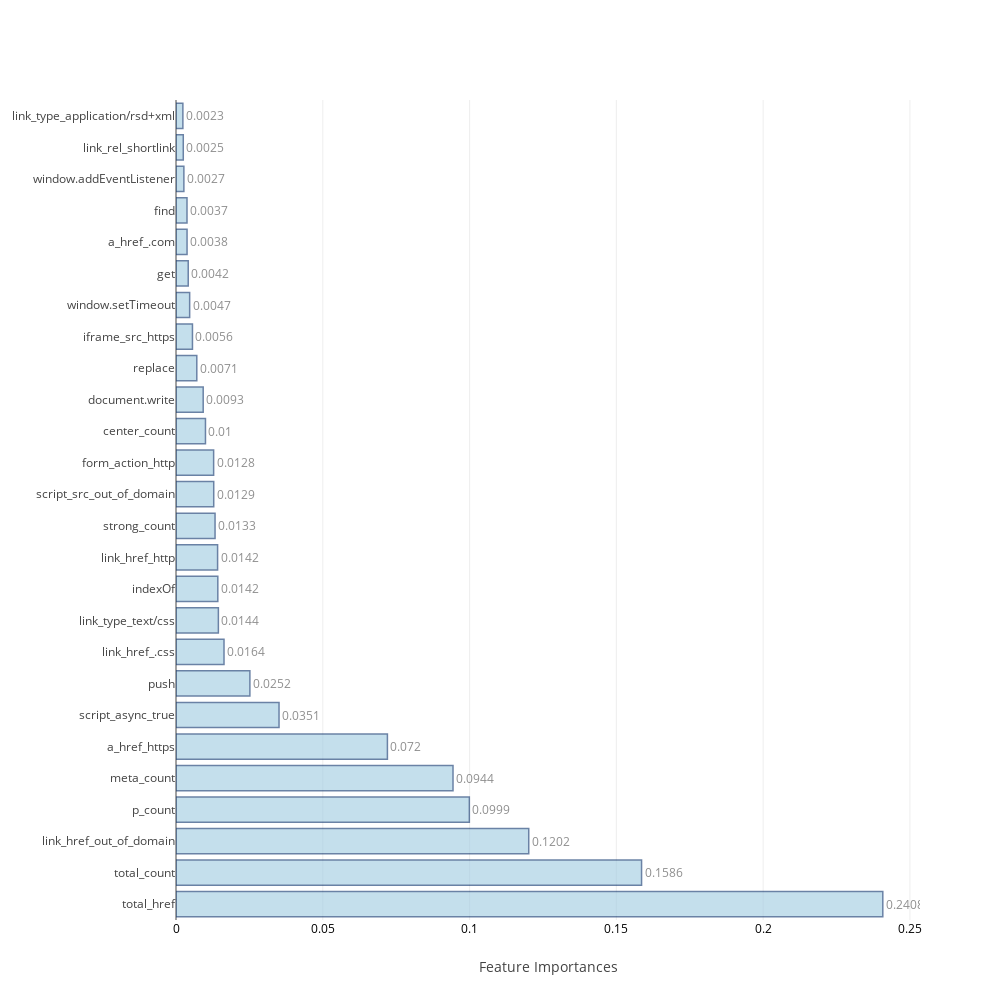
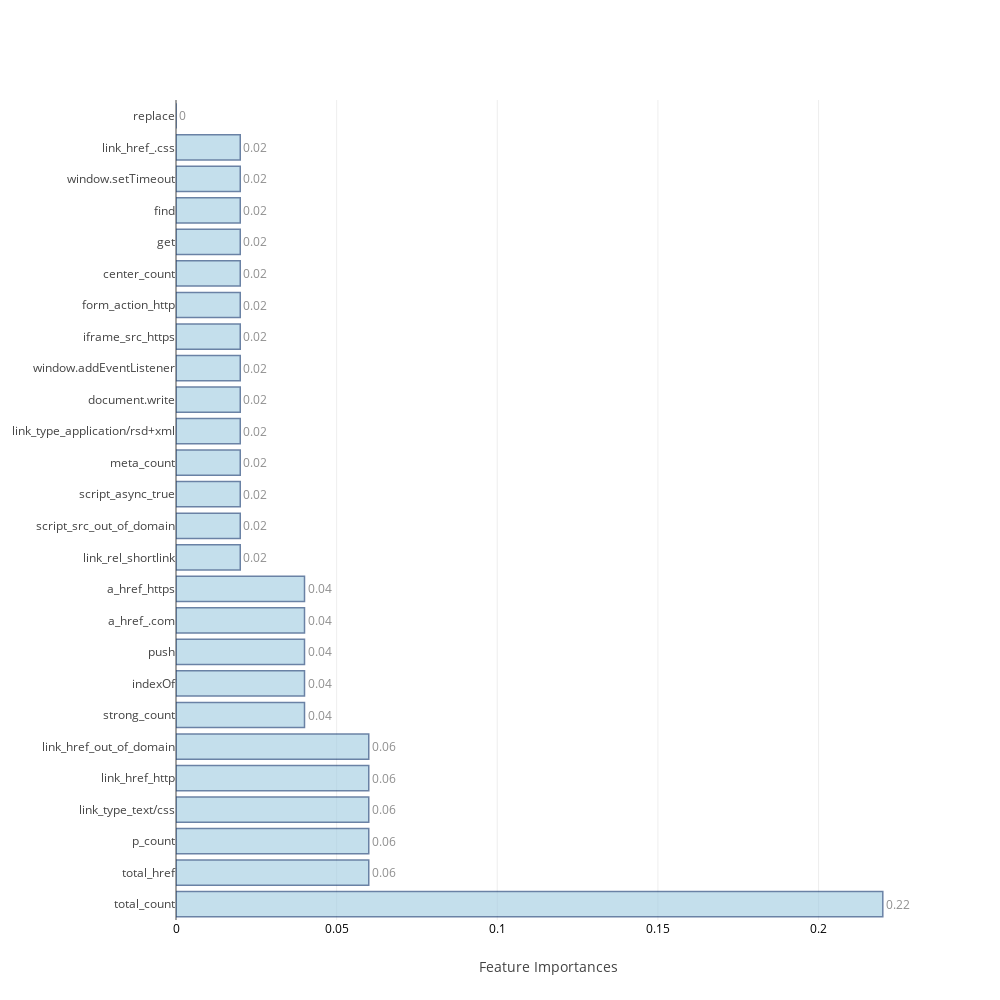
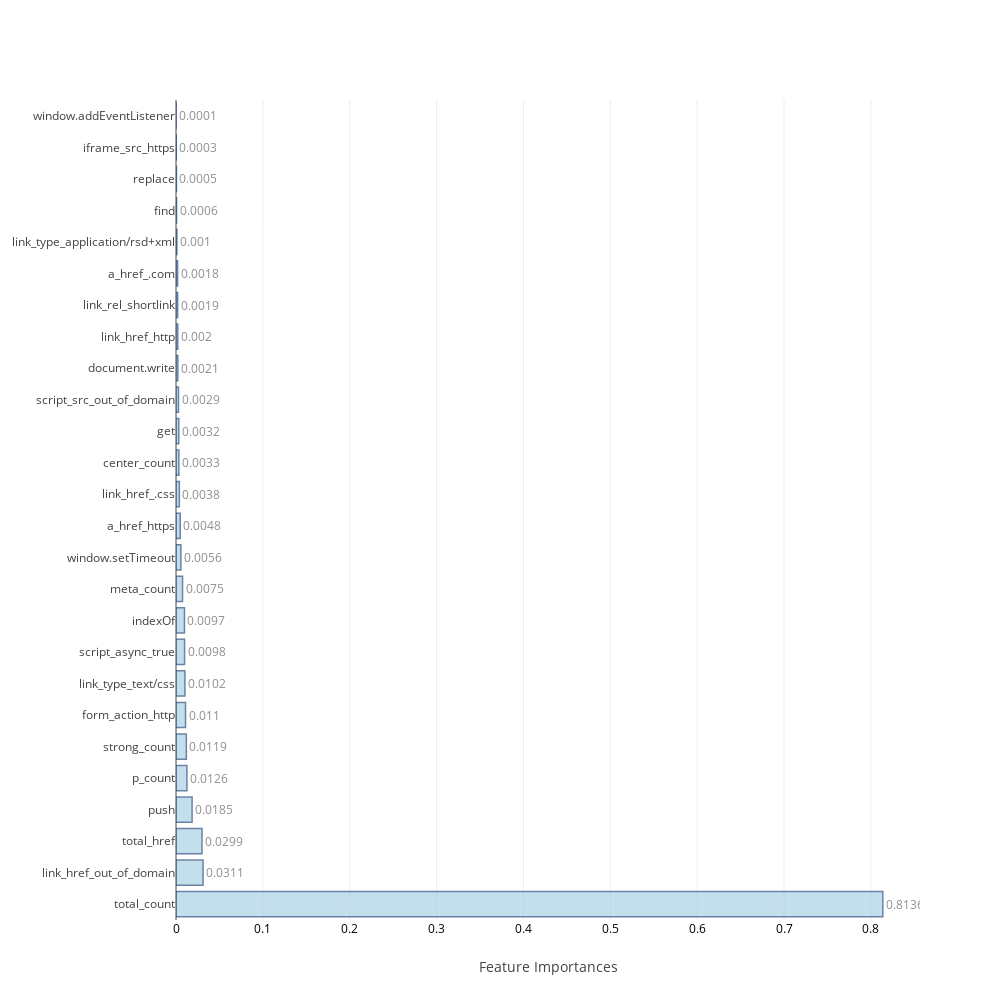
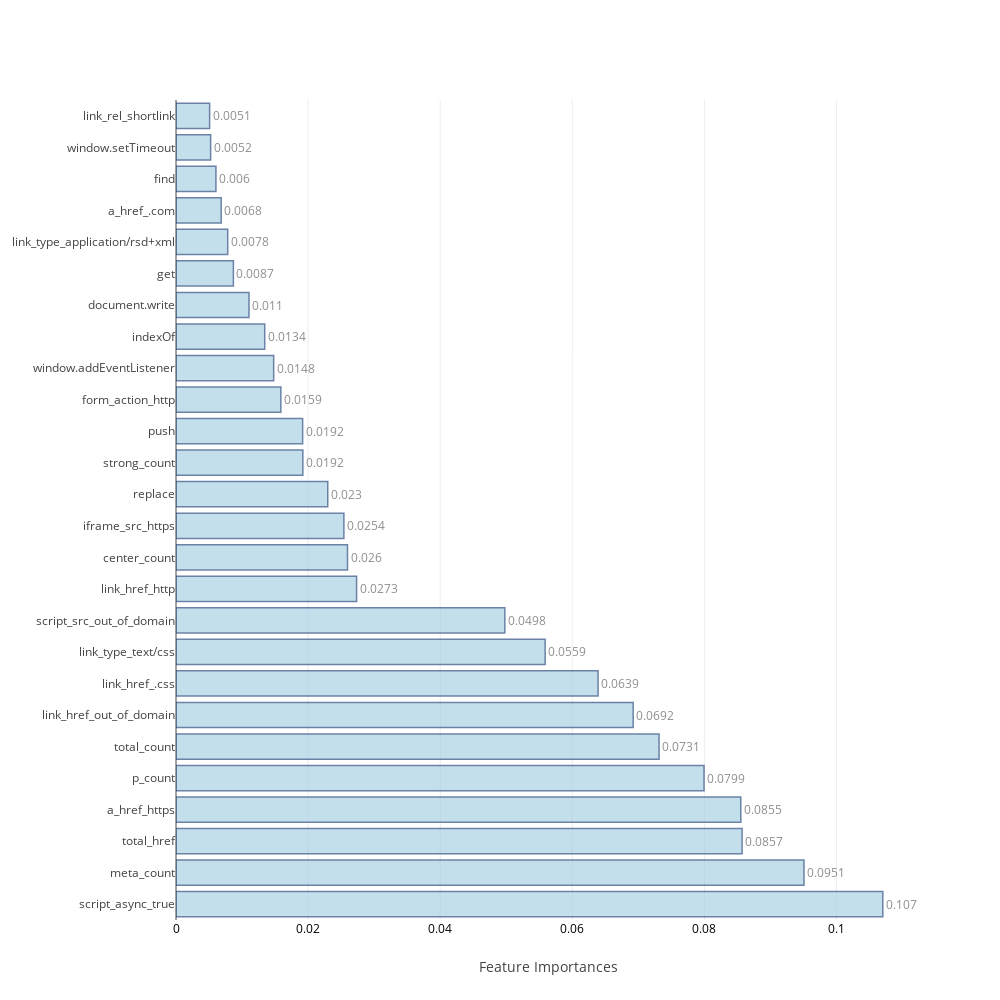

Notebook cell for these charts, in order:
### Code cell
ind_columns=['KNeighborsClassifier','LogisticRegression','RandomForestClassifier','AdaBoostClassifier',
             'GradientBoostingClassifier','ExtraTreeClassifier','BaggingClassifier','Neural Network-1']

f=[KNN_model,Logistic_model,RandomForest,AdaBoost,GradientBoosting, ExtraTree,Bagging,DeepLearning1]

## Table to store training and test measures
table_80_50_train=pd.DataFrame(columns=['accuracy','TP','TN','FP','FN','FPR','FNR'])
table_80_50_test=pd.DataFrame(columns=['accuracy','TP','TN','FP','FN','FPR','FNR','auc','MCC'])

feat_imp=[None]*4
j=0
for i in range(0,8):
    if i>=2 and i<=5:
        model,cm_train,cm_test,acc_train,acc_test,roc_auc,feat_imp[j],mcc=f[i](scaled_X_train,train_Y,scaled_X_test,test_Y,columns)
        j=j+1
    else:
        model,cm_train,cm_test,acc_train,acc_test,roc_auc,mcc=f[i](scaled_X_train,train_Y,scaled_X_test,test_Y)
    table_80_50_train.loc[i]=   ([acc_train,cm_train.TP,cm_train.TN,cm_train.FP,cm_train.FN,cm_train.FPR,cm_train.FNR])
    table_80_50_test.loc[i] =   ([acc_test ,cm_test.TP, cm_test.TN, cm_test.FP, cm_test.FN, cm_test.FPR, cm_test.FNR,roc_auc,mcc])
    print("\n")

### Figure 1 — Plotly figure (JSON) as saved in the notebook; plotly's stock layout.template omitted (floating-point values rounded to 4 significant figures)
{"data": [{"marker": {"color": "rgb(158,202,225)", "line": {"color": "rgb(8,48,107)", "width": 1.5}}, "opacity": 0.6, "orientation": "h", "text": [0.2408, 0.1586, 0.1202, 0.0999, 0.0944, 0.072, 0.0351, 0.0252, 0.0164, 0.0144, 0.0142, 0.0142, 0.0133, 0.0129, 0.0128, 0.01, 0.0093, 0.0071, 0.0056, 0.0047, 0.0042, 0.0038, 0.0037, 0.0027, 0.0025, 0.0023], "textposition": "outside", "type": "bar", "uid": "33290e32-073e-40a5-b43d-c3d94f217c66", "x": [0.2408, 0.1586, 0.1202, 0.09992, 0.09435, 0.07201, 0.03509, 0.02517, 0.01635, 0.01443, 0.01424, 0.01417, 0.0133, 0.01285, 0.01282, 0.01004, 0.009262, 0.007082, 0.005605, 0.004652, 0.004162, 0.003762, 0.003745, 0.00268, 0.002475, 0.00234], "y": ["total_href", "total_count", "link_href_out_of_domain", "p_count", "meta_count", "a_href_https", "script_async_true", "push", "link_href_.css", "link_type_text/css", "indexOf", "link_href_http", "strong_count", "script_src_out_of_domain", "form_action_http", "center_count", "document.write", "replace", "iframe_src_https", "window.setTimeout", "get", "a_href_.com", "find", "window.addEventListener", "link_rel_shortlink", "link_type_application/rsd+xml"]}], "layout": {"autosize": false, "height": 1000, "width": 1000, "xaxis": {"tickfont": {"color": "black", "size": 12}, "title": "Feature Importances"}, "yaxis": {"automargin": true}}}

### Figure 2 — Plotly figure (JSON) as saved in the notebook; plotly's stock layout.template omitted (floating-point values rounded to 4 significant figures)
{"data": [{"marker": {"color": "rgb(158,202,225)", "line": {"color": "rgb(8,48,107)", "width": 1.5}}, "opacity": 0.6, "orientation": "h", "text": [0.22, 0.06, 0.06, 0.06, 0.06, 0.06, 0.04, 0.04, 0.04, 0.04, 0.04, 0.02, 0.02, 0.02, 0.02, 0.02, 0.02, 0.02, 0.02, 0.02, 0.02, 0.02, 0.02, 0.02, 0.02, 0], "textposition": "outside", "type": "bar", "uid": "d7493d4a-3693-49f8-8030-d864e2e93246", "x": [0.22, 0.06, 0.06, 0.06, 0.06, 0.06, 0.04, 0.04, 0.04, 0.04, 0.04, 0.02, 0.02, 0.02, 0.02, 0.02, 0.02, 0.02, 0.02, 0.02, 0.02, 0.02, 0.02, 0.02, 0.02, 0], "y": ["total_count", "total_href", "p_count", "link_type_text/css", "link_href_http", "link_href_out_of_domain", "strong_count", "indexOf", "push", "a_href_.com", "a_href_https", "link_rel_shortlink", "script_src_out_of_domain", "script_async_true", "meta_count", "link_type_application/rsd+xml", "document.write", "window.addEventListener", "iframe_src_https", "form_action_http", "center_count", "get", "find", "window.setTimeout", "link_href_.css", "replace"]}], "layout": {"autosize": false, "height": 1000, "width": 1000, "xaxis": {"tickfont": {"color": "black", "size": 12}, "title": "Feature Importances"}, "yaxis": {"automargin": true}}}

### Figure 3 — Plotly figure (JSON) as saved in the notebook; plotly's stock layout.template omitted (floating-point values rounded to 4 significant figures)
{"data": [{"marker": {"color": "rgb(158,202,225)", "line": {"color": "rgb(8,48,107)", "width": 1.5}}, "opacity": 0.6, "orientation": "h", "text": [0.8136, 0.0311, 0.0299, 0.0185, 0.0126, 0.0119, 0.011, 0.0102, 0.0098, 0.0097, 0.0075, 0.0056, 0.0048, 0.0038, 0.0033, 0.0032, 0.0029, 0.0021, 0.002, 0.0019, 0.0018, 0.001, 0.0006, 0.0005, 0.0003, 0.0001], "textposition": "outside", "type": "bar", "uid": "ee2615be-8610-403b-93aa-7f32a327508d", "x": [0.8136, 0.03113, 0.02992, 0.01852, 0.01258, 0.0119, 0.01096, 0.01025, 0.009833, 0.009746, 0.007543, 0.005614, 0.004806, 0.003819, 0.003293, 0.003185, 0.002875, 0.00207, 0.002029, 0.001908, 0.001842, 0.00101, 0.0006332, 0.0005093, 0.0003328, 7.062e-05], "y": ["total_count", "link_href_out_of_domain", "total_href", "push", "p_count", "strong_count", "form_action_http", "link_type_text/css", "script_async_true", "indexOf", "meta_count", "window.setTimeout", "a_href_https", "link_href_.css", "center_count", "get", "script_src_out_of_domain", "document.write", "link_href_http", "link_rel_shortlink", "a_href_.com", "link_type_application/rsd+xml", "find", "replace", "iframe_src_https", "window.addEventListener"]}], "layout": {"autosize": false, "height": 1000, "width": 1000, "xaxis": {"tickfont": {"color": "black", "size": 12}, "title": "Feature Importances"}, "yaxis": {"automargin": true}}}

### Figure 4 — Plotly figure (JSON) as saved in the notebook; plotly's stock layout.template omitted (floating-point values rounded to 4 significant figures)
{"data": [{"marker": {"color": "rgb(158,202,225)", "line": {"color": "rgb(8,48,107)", "width": 1.5}}, "opacity": 0.6, "orientation": "h", "text": [0.107, 0.0951, 0.0857, 0.0855, 0.0799, 0.0731, 0.0692, 0.0639, 0.0559, 0.0498, 0.0273, 0.026, 0.0254, 0.023, 0.0192, 0.0192, 0.0159, 0.0148, 0.0134, 0.011, 0.0087, 0.0078, 0.0068, 0.006, 0.0052, 0.0051], "textposition": "outside", "type": "bar", "uid": "e76aae01-d571-4d27-b965-e38bc72c436f", "x": [0.107, 0.09507, 0.0857, 0.0855, 0.07993, 0.07313, 0.06921, 0.06389, 0.05588, 0.04978, 0.02734, 0.02596, 0.02541, 0.02297, 0.0192, 0.01917, 0.01587, 0.01478, 0.01343, 0.01105, 0.008685, 0.007827, 0.006845, 0.006043, 0.005241, 0.005089], "y": ["script_async_true", "meta_count", "total_href", "a_href_https", "p_count", "total_count", "link_href_out_of_domain", "link_href_.css", "link_type_text/css", "script_src_out_of_domain", "link_href_http", "center_count", "iframe_src_https", "replace", "strong_count", "push", "form_action_http", "window.addEventListener", "indexOf", "document.write", "get", "link_type_application/rsd+xml", "a_href_.com", "find", "window.setTimeout", "link_rel_shortlink"]}], "layout": {"autosize": false, "height": 1000, "width": 1000, "xaxis": {"tickfont": {"color": "black", "size": 12}, "title": "Feature Importances"}, "yaxis": {"automargin": true}}}
